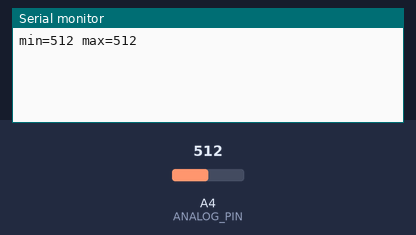
Bench run of a sketch on a simulated Arduino Uno, built with avr-gcc and run on an emulated ATmega328P. Shown: the last lines printed to the serial monitor. The test bench sets the inputs (shaded band); at power-on: A4 (ANALOG_PIN) = 512.

Above: at 1.2 s.
1.3 s: A4 (ANALOG_PIN) set to 716
At 2.6 s:
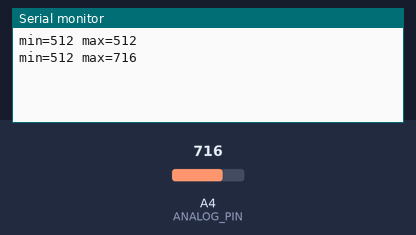
2.8 s: A4 (ANALOG_PIN) set to 900
At 3.4 s:
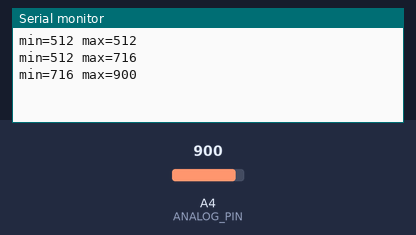
Timing chart, 0 to 5.8 s (numbered marks = the images above; inputs shaded):
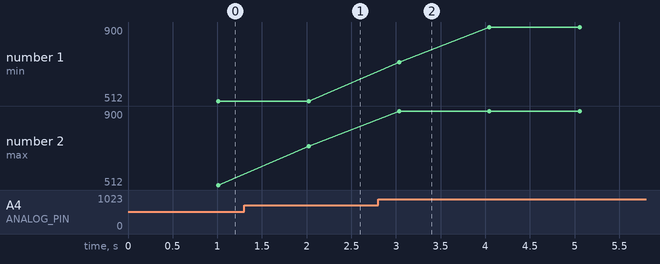

Measured:
- after the input at 1.3 s, the serial monitor: prints a new line after 0.72 s (image 1)
- after the input at 2.8 s, the serial monitor: prints a new line after 0.23 s (image 2)
- plotted number 1: 512 → 900 after the input at 2.8 s
- plotted number 2: 512 → 716 after the input at 1.3 s, 716 → 900 after the input at 2.8 s

The sketch:

analogRead.ino
```cpp
/*

analogRead  - reads an analog pin N times per second over N period and
  writes the min and max to the console

*/
#include <Arduino.h>

#define ANALOG_PIN A4
#define SAMPLE_INTERVAL 10    // every 10ms
#define SAMPLE_PERIOD   1000  // 1 sec


// the setup routine runs once when you press reset:
void setup() {
  // initialize serial communication at 9600 bits per second:
  Serial.begin(9600);
  pinMode(ANALOG_PIN, INPUT);
}

// the loop routine runs over and over again forever:
void loop() {
  int min = 0xff;
  int max = 0;

  for (int i = 0; i < SAMPLE_PERIOD / SAMPLE_INTERVAL; i ++) {
      int sensorValue = analogRead(ANALOG_PIN);
      if (min == 0xff || sensorValue < min) min = sensorValue;
      if (sensorValue > max) max = sensorValue;
      delay(SAMPLE_INTERVAL);
  }
  char out[255];
  sprintf(out, "min=%d max=%d", min, max);
  Serial.println(out);
}
```
